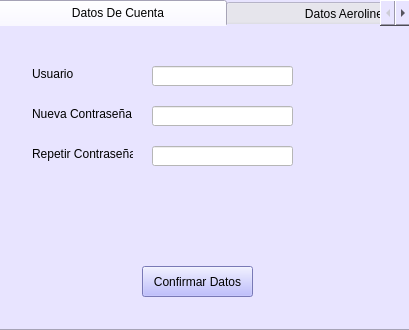
<?xml version="1.0" encoding="UTF-8"?>
<ui version="4.0">
 <class>Form</class>
 <widget class="QWidget" name="Form">
  <property name="geometry">
   <rect>
    <x>0</x>
    <y>0</y>
    <width>409</width>
    <height>330</height>
   </rect>
  </property>
  <property name="windowTitle">
   <string>Form</string>
  </property>
  <widget class="QTabWidget" name="tabWidget">
   <property name="geometry">
    <rect>
     <x>-10</x>
     <y>0</y>
     <width>421</width>
     <height>331</height>
    </rect>
   </property>
   <property name="styleSheet">
    <string notr="true">background-color: rgb(232, 228, 255);</string>
   </property>
   <property name="currentIndex">
    <number>0</number>
   </property>
   <widget class="QWidget" name="tab">
    <attribute name="title">
     <string>                     Datos De Cuenta               </string>
    </attribute>
    <widget class="QLabel" name="label">
     <property name="geometry">
      <rect>
       <x>40</x>
       <y>40</y>
       <width>51</width>
       <height>16</height>
      </rect>
     </property>
     <property name="text">
      <string>Usuario</string>
     </property>
    </widget>
    <widget class="QLabel" name="label_2">
     <property name="geometry">
      <rect>
       <x>40</x>
       <y>80</y>
       <width>101</width>
       <height>16</height>
      </rect>
     </property>
     <property name="text">
      <string>Nueva Contraseña</string>
     </property>
    </widget>
    <widget class="QLabel" name="label_3">
     <property name="geometry">
      <rect>
       <x>40</x>
       <y>120</y>
       <width>101</width>
       <height>16</height>
      </rect>
     </property>
     <property name="text">
      <string>Repetir Contraseña</string>
     </property>
    </widget>
    <widget class="QLineEdit" name="lineEdit">
     <property name="enabled">
      <bool>false</bool>
     </property>
     <property name="geometry">
      <rect>
       <x>160</x>
       <y>40</y>
       <width>141</width>
       <height>20</height>
      </rect>
     </property>
     <property name="styleSheet">
      <string notr="true">background-color: rgb(255, 255, 255);</string>
     </property>
     <property name="frame">
      <bool>true</bool>
     </property>
     <property name="readOnly">
      <bool>false</bool>
     </property>
    </widget>
    <widget class="QLineEdit" name="lineEdit_2">
     <property name="geometry">
      <rect>
       <x>160</x>
       <y>80</y>
       <width>141</width>
       <height>20</height>
      </rect>
     </property>
     <property name="styleSheet">
      <string notr="true">background-color: rgb(255, 255, 255);</string>
     </property>
    </widget>
    <widget class="QLineEdit" name="lineEdit_3">
     <property name="geometry">
      <rect>
       <x>160</x>
       <y>120</y>
       <width>141</width>
       <height>20</height>
      </rect>
     </property>
     <property name="styleSheet">
      <string notr="true">background-color: rgb(255, 255, 255);</string>
     </property>
    </widget>
    <widget class="QPushButton" name="pushButton">
     <property name="geometry">
      <rect>
       <x>150</x>
       <y>240</y>
       <width>111</width>
       <height>31</height>
      </rect>
     </property>
     <property name="styleSheet">
      <string notr="true">background-color: rgb(170, 170, 255);</string>
     </property>
     <property name="text">
      <string>Confirmar Datos</string>
     </property>
    </widget>
   </widget>
   <widget class="QWidget" name="tab_2">
    <attribute name="title">
     <string>                    Datos Aerolinea               </string>
    </attribute>
    <widget class="QLabel" name="label_4">
     <property name="geometry">
      <rect>
       <x>50</x>
       <y>40</y>
       <width>91</width>
       <height>16</height>
      </rect>
     </property>
     <property name="text">
      <string>Nombre Aerolinea</string>
     </property>
    </widget>
    <widget class="QLabel" name="label_5">
     <property name="geometry">
      <rect>
       <x>50</x>
       <y>80</y>
       <width>81</width>
       <height>16</height>
      </rect>
     </property>
     <property name="text">
      <string>NIT. Aerolinea</string>
     </property>
    </widget>
    <widget class="QLabel" name="label_6">
     <property name="geometry">
      <rect>
       <x>50</x>
       <y>120</y>
       <width>71</width>
       <height>16</height>
      </rect>
     </property>
     <property name="text">
      <string>Ciudad</string>
     </property>
    </widget>
    <widget class="QLabel" name="label_7">
     <property name="geometry">
      <rect>
       <x>50</x>
       <y>160</y>
       <width>101</width>
       <height>16</height>
      </rect>
     </property>
     <property name="text">
      <string>Correo Electronico</string>
     </property>
    </widget>
    <widget class="QLabel" name="label_8">
     <property name="geometry">
      <rect>
       <x>50</x>
       <y>200</y>
       <width>71</width>
       <height>21</height>
      </rect>
     </property>
     <property name="text">
      <string>Telefono</string>
     </property>
    </widget>
    <widget class="QLineEdit" name="lineEdit_4">
     <property name="enabled">
      <bool>false</bool>
     </property>
     <property name="geometry">
      <rect>
       <x>180</x>
       <y>40</y>
       <width>131</width>
       <height>20</height>
      </rect>
     </property>
     <property name="styleSheet">
      <string notr="true">background-color: rgb(255, 255, 255);</string>
     </property>
    </widget>
    <widget class="QLineEdit" name="lineEdit_5">
     <property name="enabled">
      <bool>false</bool>
     </property>
     <property name="geometry">
      <rect>
       <x>180</x>
       <y>80</y>
       <width>131</width>
       <height>20</height>
      </rect>
     </property>
     <property name="styleSheet">
      <string notr="true">background-color: rgb(255, 255, 255);</string>
     </property>
    </widget>
    <widget class="QComboBox" name="comboBox">
     <property name="geometry">
      <rect>
       <x>180</x>
       <y>120</y>
       <width>131</width>
       <height>22</height>
      </rect>
     </property>
     <property name="styleSheet">
      <string notr="true">background-color: rgb(255, 255, 255);</string>
     </property>
    </widget>
    <widget class="QLineEdit" name="lineEdit_6">
     <property name="geometry">
      <rect>
       <x>180</x>
       <y>160</y>
       <width>131</width>
       <height>20</height>
      </rect>
     </property>
     <property name="styleSheet">
      <string notr="true">background-color: rgb(255, 255, 255);</string>
     </property>
    </widget>
    <widget class="QLineEdit" name="lineEdit_7">
     <property name="geometry">
      <rect>
       <x>180</x>
       <y>200</y>
       <width>131</width>
       <height>20</height>
      </rect>
     </property>
     <property name="styleSheet">
      <string notr="true">background-color: rgb(255, 255, 255);</string>
     </property>
    </widget>
    <widget class="QPushButton" name="pushButton_2">
     <property name="geometry">
      <rect>
       <x>150</x>
       <y>250</y>
       <width>111</width>
       <height>31</height>
      </rect>
     </property>
     <property name="styleSheet">
      <string notr="true">background-color: rgb(170, 170, 255);</string>
     </property>
     <property name="text">
      <string>Confirmar Datos</string>
     </property>
    </widget>
   </widget>
  </widget>
 </widget>
 <resources/>
 <connections/>
</ui>
